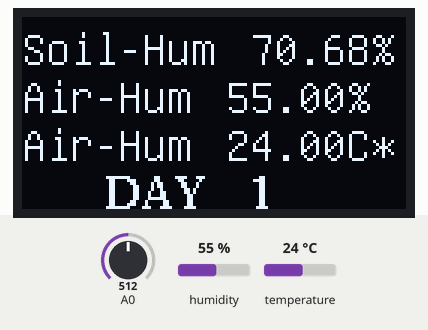
Recording of a sketch running on a simulated Arduino Uno, built with avr-gcc and run on an emulated ATmega328P. Parts: 128×64 one-colour display. The test bench sets the inputs (shaded band); at power-on: humidity 55 %, A0 = 512, temperature 24 °C.

Above: at 2.5 s.
2.6 s: humidity set to 22 %
At 5.4 s:
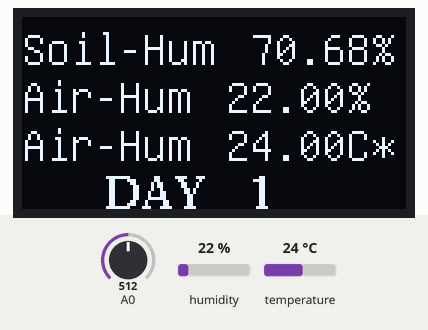
5.7 s: A0 set to 716
At 8.8 s:
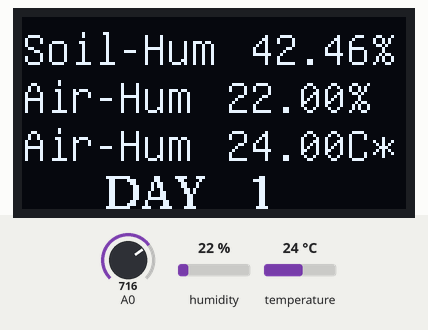
9.1 s: temperature set to 12 °C
At 11.4 s:
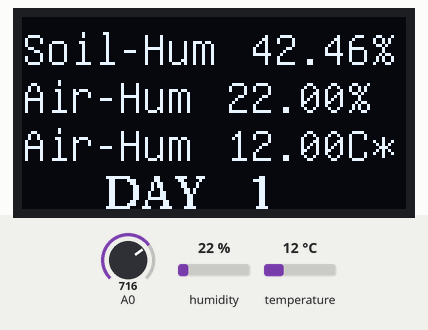
12.6 s: A0 set to 900
At 15.7 s:
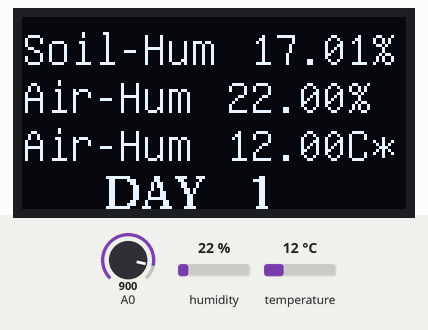
16.0 s: humidity set to 40 %
At 19.2 s:
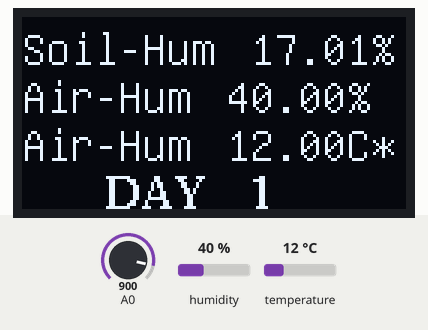
19.5 s: A0 set to 511
At 22.2 s:
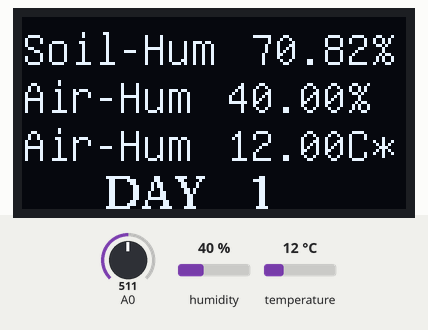
Timing chart, 0 to 23.7 s (numbered marks = the images above; inputs shaded):
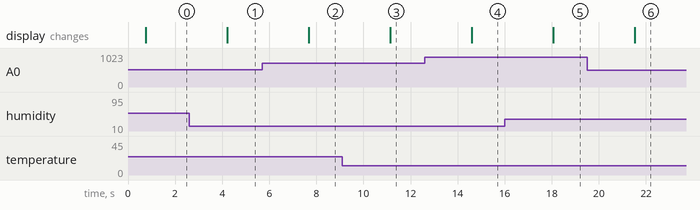

The sketch:

oled.ino
```cpp
#include <Arduino.h>
#include <U8g2lib.h>

#ifdef U8X8_HAVE_HW_SPI
#include <SPI.h>
#endif
#ifdef U8X8_HAVE_HW_I2C
#include <Wire.h>
#endif
#include "DHT.h"
//#include <TimeLib.h>

U8G2_SSD1306_128X64_NONAME_1_4W_SW_SPI u8g2(U8G2_R0, /* clock=*/ 13, /* data=*/ 11, /* cs=*/ 10, /* dc=*/ 9, /* reset=*/ 8);
#define DHTPIN 6
#define DHTTYPE DHT22
float soil_V, soil_hum;
float hum, tem;
unsigned long time_day;
double min = 300;  //全湿300
double max = 1023; //全干待测
DHT dht(DHTPIN, DHTTYPE);

void draw(void) {
  // graphic commands to redraw the complete screen should be placed here
  u8g2.setFont(u8g_font_unifont);
  u8g2.drawStr(0, 16, "Soil-Hum");
  u8g2.setCursor(76, 16);
  u8g2.print(soil_hum);
  u8g2.drawStr(116, 16, "%");
  u8g2.drawStr(0, 32, "Air-Hum");
  u8g2.setCursor(68, 32);
  u8g2.print(hum);
  u8g2.drawStr(108, 32, "%");
  u8g2.drawStr(0, 48, "Air-Hum");
  u8g2.setCursor(68, 48);
  u8g2.print(tem);
  u8g2.drawStr(108, 48, "C*");
  u8g2.setFont(u8g2_font_ncenB10_tr);
  u8g2.drawStr(28, 64, "DAY");
  u8g2.setCursor(76, 64);
  u8g2.print(time_day);
}

void getdata()
{
  soil_V = analogRead(A0);
  soil_hum = (1023-soil_V)/(max-min)*100;
  hum = dht.readHumidity();
  tem = dht.readTemperature();
  time_day = (millis()/1000)/86400+1;
}

void setup(void) {
  u8g2.begin();
}

void loop(void) {
  // picture loop
  getdata();
  u8g2.firstPage();
  do {
    draw();
  } while( u8g2.nextPage() );
  // rebuild the picture after some delay
  delay(1000);
}
```

Measured:
- after the input at 2.6 s, the display: changes after 1.6 s (image 1)
- after the input at 5.7 s, the display: changes after 2.0 s (image 2)
- after the input at 9.1 s, the display: changes after 2.0 s (image 3)
- after the input at 12.6 s, the display: changes after 2.0 s (image 4)
- after the input at 16.0 s, the display: changes after 2.1 s (image 5)
- after the input at 19.5 s, the display: changes after 2.0 s (image 6)
